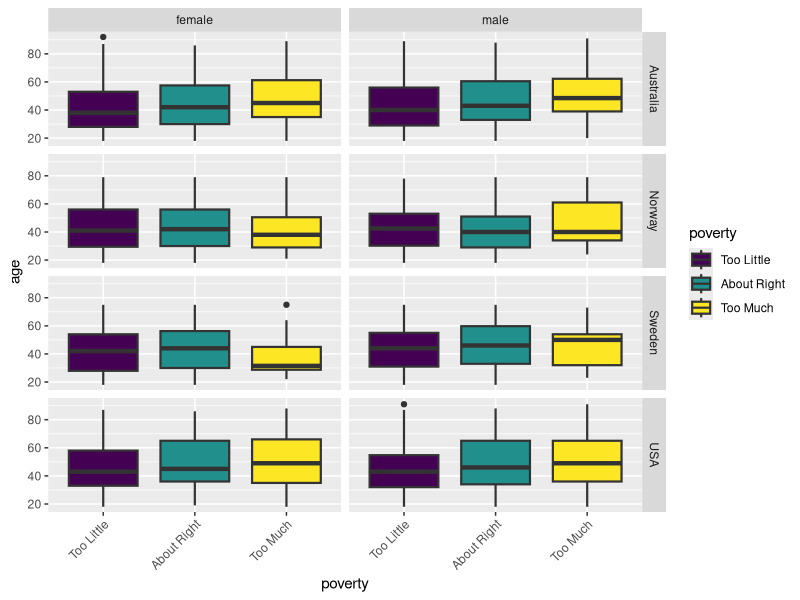

Generate this figure with R:
#Our objective is to predict an individual's perception about government's effort 
#to reduce poverty based on factors like individual's country, gender, age etc. In 
#the given case study, individual's perception can take the following
#three values - Too Little, About Right, To

install.packages("foreign")
library("foreign")

install.packages("carData")
library("carData")
install.packages("MASS")
library("MASS")

data(WVS)
head(WVS)

summary(WVS)

install.packages("ggplot2")
library("ggplot2")

ggplot(WVS , aes(x=poverty , y=age , fill = poverty)) +
  geom_boxplot(size=.75)+ facet_grid(country ~ gender, margins = FALSE) +
  theme(axis.text.x = element_text(angle=45,hjust=1,vjust=1))

model<-polr(poverty~ religion+degree+country+age+gender , data= WVS , Hess = TRUE)
summary(model)

summary_table <- coef(summary(model))
pval <- pnorm(abs(summary_table[, "t value"]),lower.tail = FALSE)* 2
summary_table <- cbind(summary_table, "p value" = round(pval,3))
summary_table

new_data<- data.frame("religion"= "yes","degree"="no","country"="Norway","age"=30,"gender"="male")
round(predict(model,new_data,type = "p"), 3)
